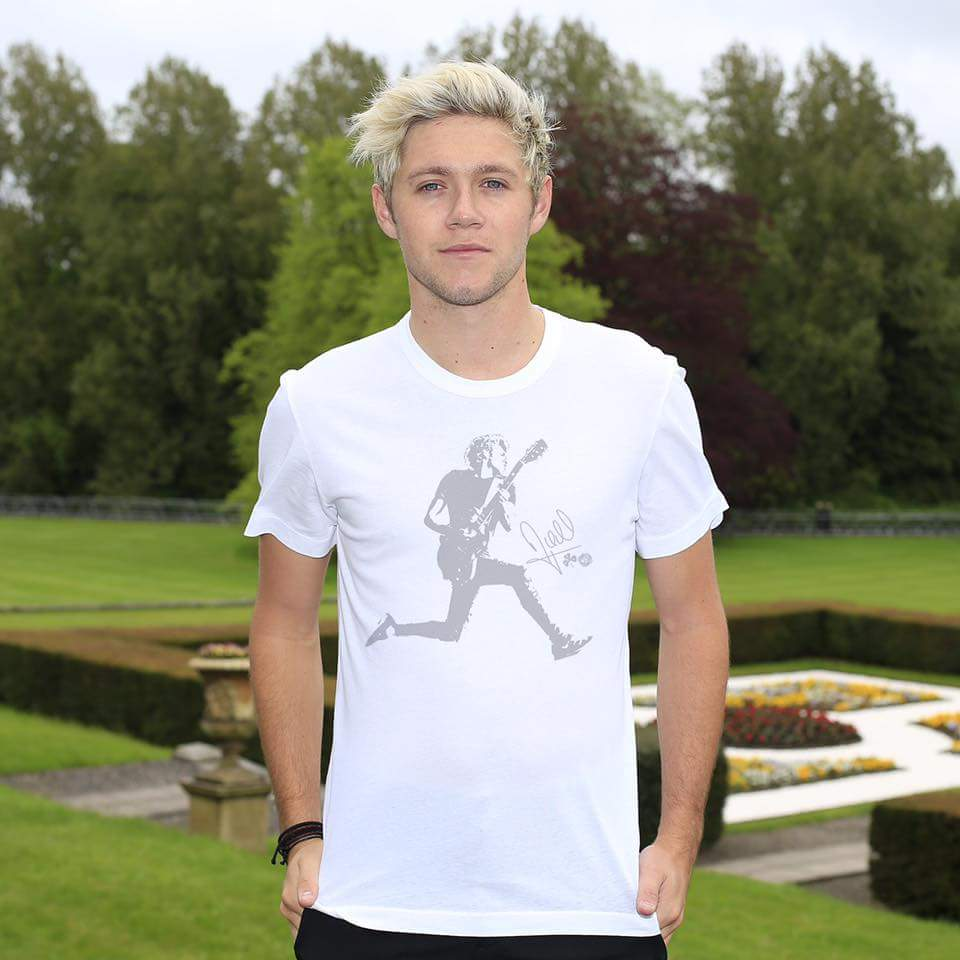
//> input picture ConsoleApplication73/ConsoleApplication73/FB_IMG_1463846848502.jpg, 960 x 960 px
$ ./Source   (built with g++ and OpenCV 4)
//> lines starting //> are read from the running program, lines starting //| are printed output that depends on the picture; after the words box and inside, x2 and y2 are one past the last pixel; in counts of white or black regions, pixels touching at a corner belong together

#include "opencv2/objdetect.hpp"
#include "opencv2/imgproc.hpp"
#include "opencv2/imgcodecs.hpp"
#include "opencv2/highgui.hpp"
#include<iostream>
#include<algorithm>
#include "opencv2/opencv.hpp"

using namespace cv;
using namespace std;


String face_cascade_name = "haarcascade_frontalface_alt.xml";
String eyes_cascade_name = "haarcascade_eye_tree_eyeglasses.xml";
string nose_cascde_name = "haarcascade_mcs_nose.xml";
CascadeClassifier face_cascade;
CascadeClassifier eyes_cascade;
CascadeClassifier nose_cascade;


// [830 lines left out: functions face_detection_manually, detectEyes, detectNose, detectMouth, face_detection_harr_cascade_mustache, face_detection_crown and 5 more, not called in this run]

void progressive(int num1, int num2)
{
}

void face_detection_haar_cascade_mariam()
{
	try
	{


		//imshow("mustache", mustache);
		//waitKey();


		cv::Mat frame = imread("FB_IMG_1463846848502.jpg", CV_LOAD_IMAGE_COLOR);
//> frame is the input picture: 960 rows x 960 cols, CV_8UC3; mean B, G, R 120.8, 141.3, 142
		if (frame.empty())
		{
			std::cout << "!!! Failed imread(): image not found" << std::endl;
			// don't let the execution continue, else imshow() will crash.
		}
		//	imshow("img", frame);
		//waitKey();
		std::vector<Rect> faces;
		Mat frame_gray;
		cvtColor(frame, frame_gray, COLOR_BGR2GRAY);
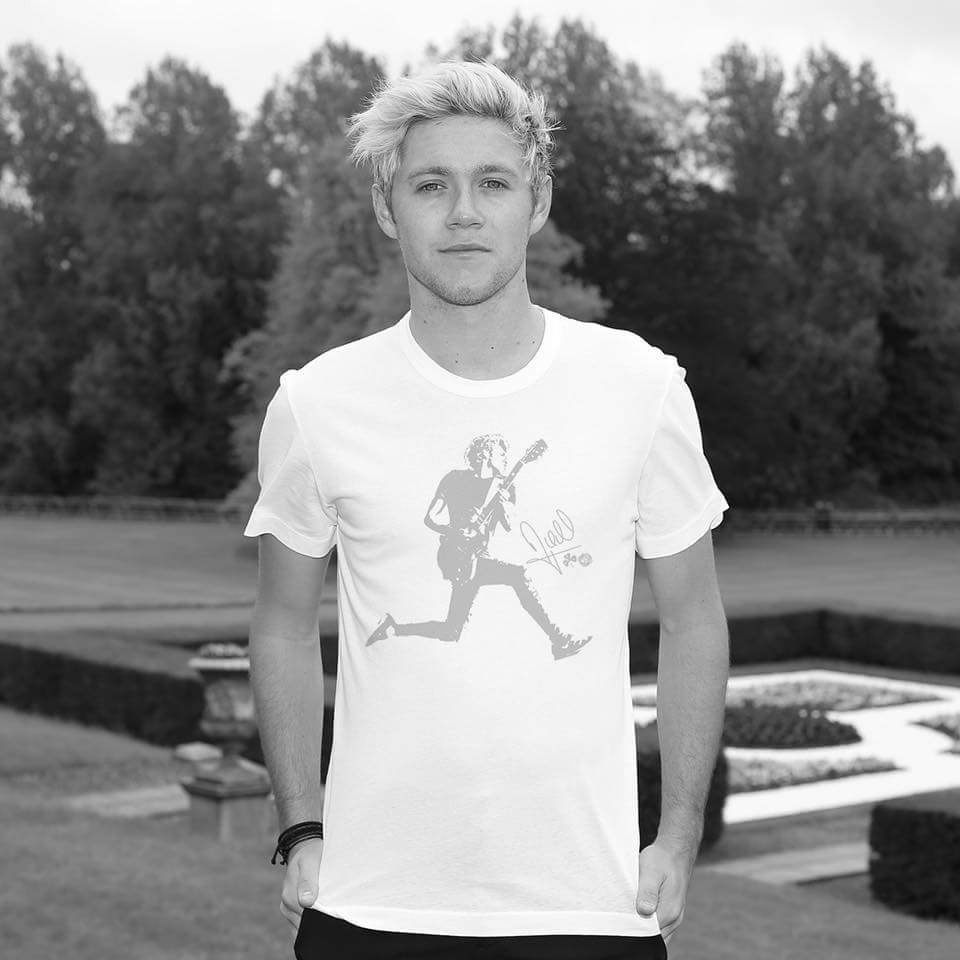
//> frame_gray: 960 rows x 960 cols, CV_8UC1; min 0, max 255, mean 139.2
		equalizeHist(frame_gray, frame_gray);
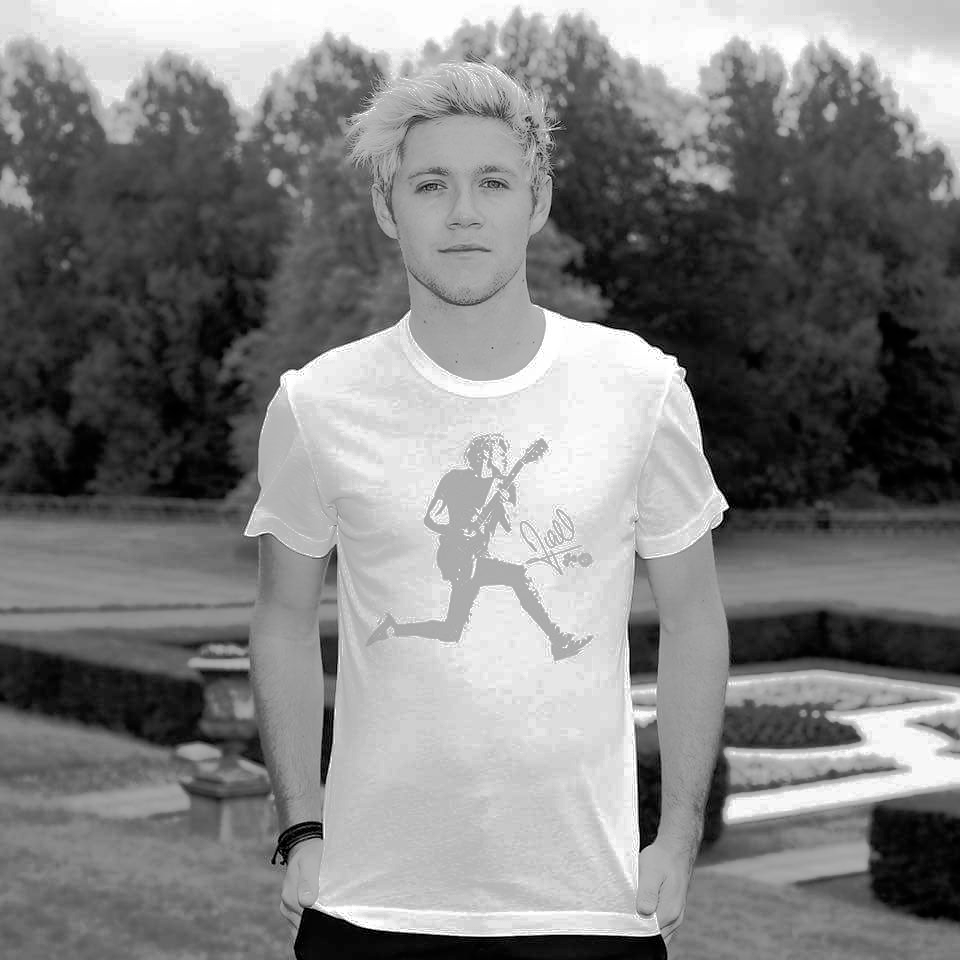
//> frame_gray: 960 rows x 960 cols, CV_8UC1; min 0, max 255, mean 128.3
		//-- Detect faces
		face_cascade.detectMultiScale(frame_gray, faces, 1.1, 2, 0 | CASCADE_SCALE_IMAGE, Size(30, 30));
//> faces = 1 Rect (x, y, width, height): [387, 123, 158, 158]
		for (size_t i = 0; i < faces.size(); i++)
		{
			Mat face_without_eliipse;
			frame(faces[i]).copyTo(face_without_eliipse);
			//= frame(faces[i]);
			Point center(faces[i].x + faces[i].width / 2, faces[i].y + faces[i].height / 2);
			ellipse(frame, center, Size(faces[i].width / 2, faces[i].height / 2), 0, 0, 360, Scalar(255, 0, 255), 4, 8, 0);
			//grey image for face
			Mat faceROI = frame_gray(faces[i]);
			imshow("mmm", faceROI);
			waitKey();
			Mat face_color = frame(faces[i]);
			//face with ellipse
			namedWindow("Display window1", CV_WINDOW_AUTOSIZE);
			imshow(" face detection", face_color);
			waitKey(0);
			//face witout ellipse
			namedWindow("Display window2", CV_WINDOW_AUTOSIZE);
			imshow(" face detection2", face_without_eliipse);
			waitKey(0);

			}
//> this loop made 1 pass
//> center on pass 1: Point(466, 202)
//> pass 1, in face_detection_haar_cascade_mariam, `frame(faces[i]).copyTo(face_without_eliipse);`:
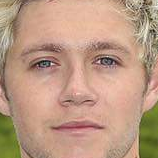
//> face_without_eliipse: 158 rows x 158 cols, CV_8UC3; mean B, G, R 130.6, 153.4, 188.3
//> pass 1, in face_detection_haar_cascade_mariam, `Mat faceROI = frame_gray(faces[i]);`:
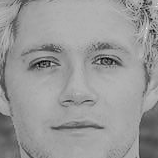
//> faceROI: 158 rows x 158 cols, CV_8UC1; min 0, max 250, mean 152
//> pass 1, in face_detection_haar_cascade_mariam, `Mat face_color = frame(faces[i]);`:
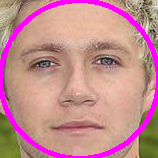
//> face_color: 158 rows x 158 cols, CV_8UC3; mean B, G, R 141.8, 140, 194.9
//> after the loop:
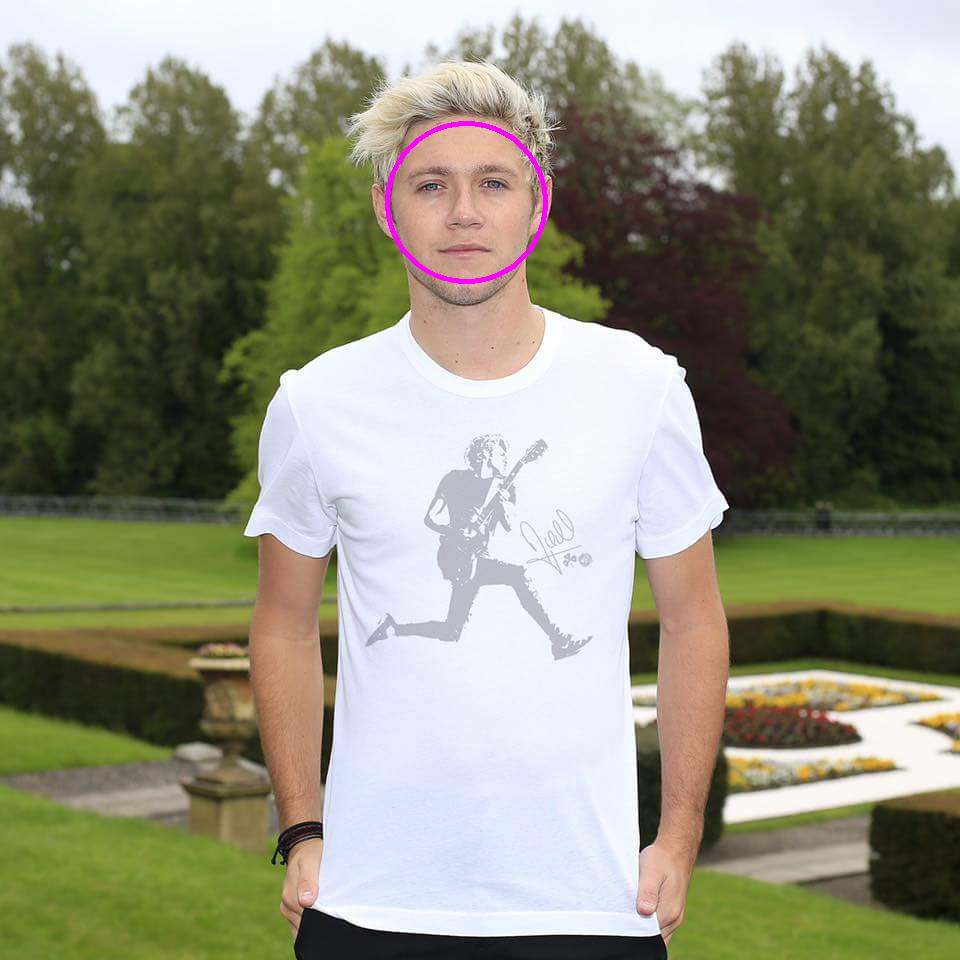
//> frame: 960 rows x 960 cols, CV_8UC3; 0.27% of pixels changed, all inside (x1, y1, x2, y2) = (385, 121, 548, 284)


	}

	//nose detection
	catch (cv::Exception & e)
	{
		cerr << e.msg << endl; // output exception message
	}
}
int main(int, char** argv)
{
	if (!face_cascade.load(face_cascade_name)) { printf("--(!)Error loading face cascade\n"); return -1; };
	if (!eyes_cascade.load(eyes_cascade_name)) { printf("--(!)Error loading eyes cascade\n"); return -1; };
	if(!nose_cascade.load(nose_cascde_name)) { printf("--(!)Error loading nose cascade\n"); return -1; };
	// [9 lines of commented-out code are left out]
	face_detection_haar_cascade_mariam();


	 return 0;

}

$ run again, with ConsoleApplication73/ConsoleApplication73/FB_IMG_1455471797813.jpg copied over ConsoleApplication73/ConsoleApplication73/FB_IMG_1463846848502.jpg
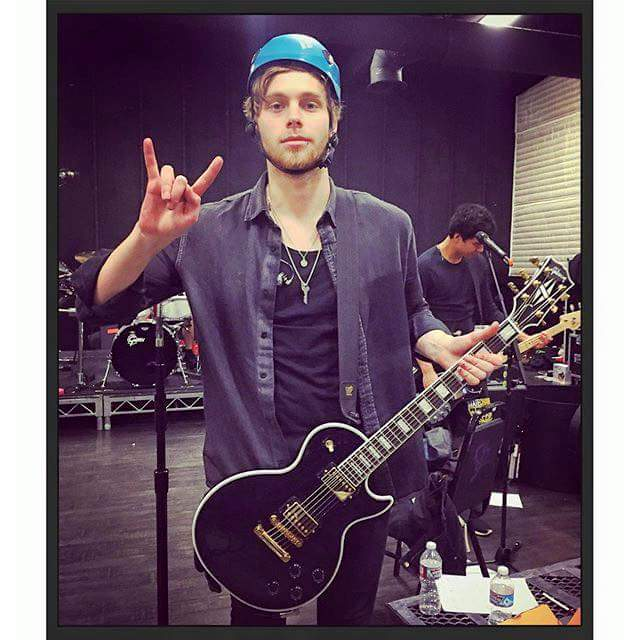
//> input picture ConsoleApplication73/ConsoleApplication73/FB_IMG_1455471797813.jpg, 640 x 640 px
//> in face_detection_haar_cascade_mariam, frame is the input picture: 640 rows x 640 cols, CV_8UC3; mean B, G, R 103.8, 87.9, 107.5
//> faces = 1 Rect (x, y, width, height): [250, 70, 90, 90]
//> the loop in face_detection_haar_cascade_mariam, `for (size_t i = 0; i < faces.size(); i++)` made 1 pass
//> center on pass 1: Point(295, 115)
//> pass 1, in face_detection_haar_cascade_mariam, `frame(faces[i]).copyTo(face_without_eliipse);`:
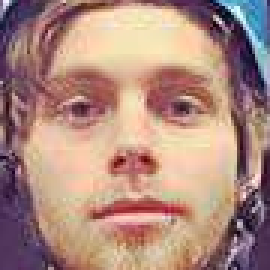
//> face_without_eliipse: 90 rows x 90 cols, CV_8UC3 (shown 3 times larger); mean B, G, R 127, 138.7, 174.2
//> after the loop in face_detection_haar_cascade_mariam, `for (size_t i = 0; i < faces.size(); i++)`:
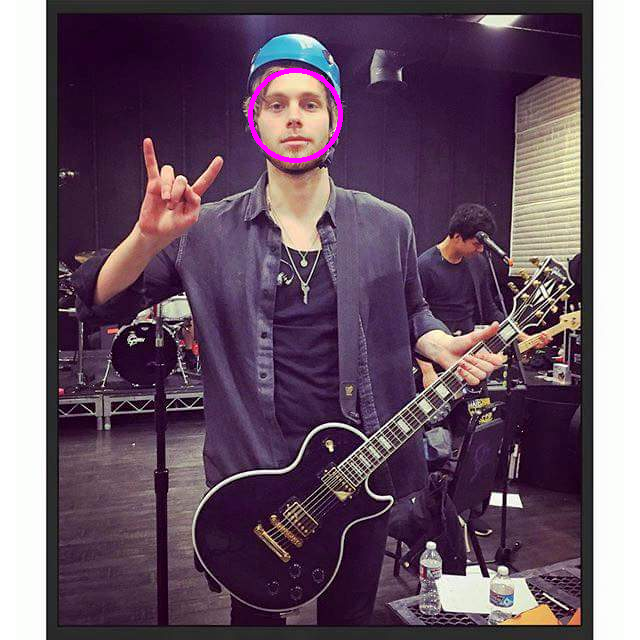
//> frame: 640 rows x 640 cols, CV_8UC3; 0.34% of pixels changed, all inside (x1, y1, x2, y2) = (248, 68, 343, 163)
